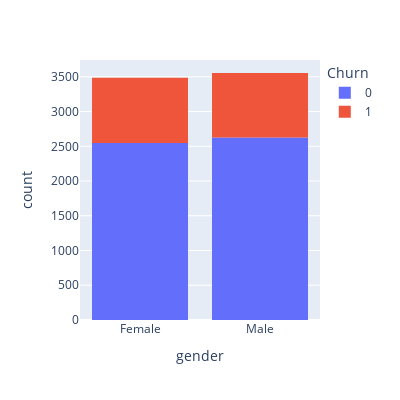

This figure's notebook cell:
### Code cell
fig = px.histogram(df1, x="gender", color="Churn",width=400, height=400)
fig.show()

### Figure 1 — Plotly figure (JSON) as saved in the notebook; plotly's stock layout.template omitted (floating-point values rounded to 4 significant figures; data arrays with more than 128 entries replaced by an {"elided": "..."} marker saying what was removed)
{"data": [{"alignmentgroup": "True", "bingroup": "x", "hovertemplate": "Churn=0<br>gender=%{x}<br>count=%{y}<extra></extra>", "legendgroup": "0", "marker": {"color": "#636efa", "pattern": {"shape": ""}}, "name": "0", "offsetgroup": "0", "orientation": "v", "showlegend": true, "type": "histogram", "x": {"elided": "5174 str values"}, "xaxis": "x", "yaxis": "y"}, {"alignmentgroup": "True", "bingroup": "x", "hovertemplate": "Churn=1<br>gender=%{x}<br>count=%{y}<extra></extra>", "legendgroup": "1", "marker": {"color": "#EF553B", "pattern": {"shape": ""}}, "name": "1", "offsetgroup": "1", "orientation": "v", "showlegend": true, "type": "histogram", "x": {"elided": "1869 str values"}, "xaxis": "x", "yaxis": "y"}], "layout": {"barmode": "relative", "height": 400, "legend": {"title": {"text": "Churn"}, "tracegroupgap": 0}, "margin": {"t": 60}, "width": 400, "xaxis": {"anchor": "y", "domain": [0, 1], "title": {"text": "gender"}, "type": "category", "range": [-0.5, 1.5], "autorange": true}, "yaxis": {"anchor": "x", "domain": [0, 1], "title": {"text": "count"}, "range": [0, 3742.0], "autorange": true}}}
